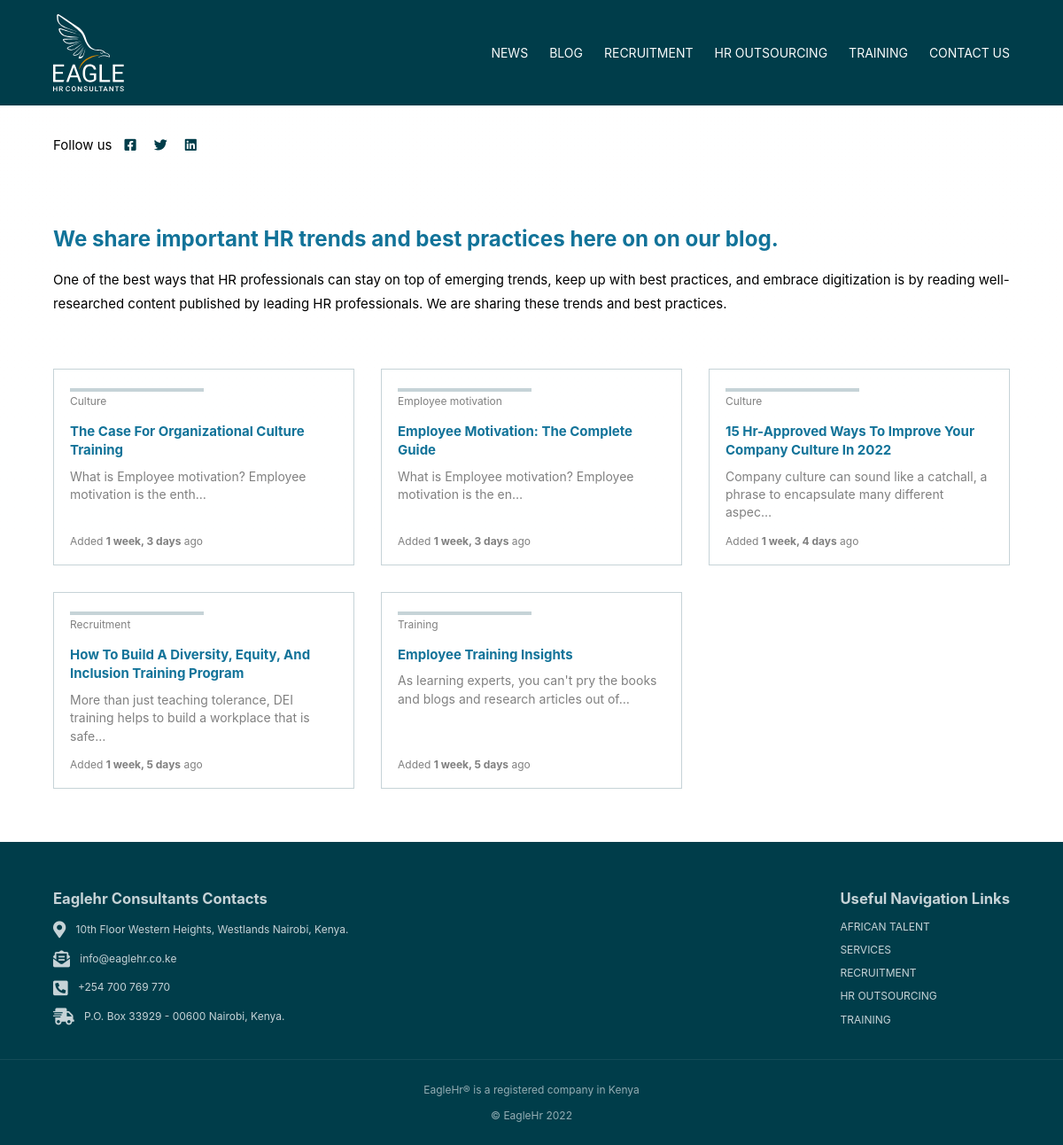
Screenshot of /blog/ with the database file from the repository.
### blogs/models.py (models this page shows, shortened)
class Blogs(models.Model):
    category = models.ForeignKey(Category, on_delete=models.CASCADE)
    title = models.CharField(max_length=255)
    content = RichTextField()
    slug = models.SlugField(max_length=255, unique=True)
    date_created = models.DateTimeField(auto_now_add=True)
    updated_on = models.DateTimeField(auto_now=True)
    author = models.ForeignKey(User, default=0,
                               on_delete=models.CASCADE)
    active = models.BooleanField(
        default=False, help_text='Select to publish this blog article. De-select to hide this blog article from displayed articles.')
    class Meta:
        ordering = ['-date_created', 'author']
        verbose_name_plural = 'Blogs'

class Category(models.Model):
    name = models.CharField(max_length=255)
    def __str__(self):
        return self.name
    class Meta:
        ordering = ['name']
        verbose_name_plural = 'Categories'

### blogs/views.py (the view)
# urls.py: path('', views.index, name='index'),
def index(request):
    context = {
        "title": f"Sharing sought after python and django tips and tricks for web development. Here to help you upskill your web development"}
    posts = Blogs.objects.all().filter(active=1)
    context["count"] = len(list(posts))
    context["object_list"] = posts
    return render(request, 'blogs/index.html', context)

### templates/blogs/index.html
{% extends "sitewide/base.html" %}
{% load static %}
{% block content %}
<div class="all-blogs width">
  <h1>We share important HR trends and best practices here on on our blog.</h1>
  <p>
    One of the best ways that HR professionals can stay on top of emerging trends, keep up with best practices, and embrace digitization is by reading well-researched content published by leading HR professionals. We are sharing these trends and best practices.
  </p>
  <div class="blogs-container">
    {% for post in object_list %}
        <article class="blog-article">
          <div class="blog-category"><span class="blog-category">{{ post.category }}</span></div>
          <a href="{{ post.slug }}"><h2>{{ post.title | safe | title }}</h2></a>
          <div class="blog-content"><span>{{ post.content | safe | truncatechars:91 | striptags }}</span></div>
          <div class="blog-added-date">
              <div>
                <span class="blog-date">Added <strong>{{ post.date_created | timesince }}</strong> ago</span>
              </div>
          </div>
        </article>
    {% endfor %}
  </div>
</div>
{% endblock content %}

### static/css/styles.css (style rules this page uses)
:root { --primary: #003d4a; --muted-primary: #c6d3d7; --muted-primary2: #003e4d0f; --dark: #1e2329; --danger: #e41818; --success: #27ce63; --notification: #678d8e; --secondary: #db8c00; --third: #11966e; --fourth: #127399; --five: #f5e2c4; --white: #fff; --links: #262626; --margin-top: 4rem; }
* { box-sizing: border-box; margin: 0; }
h1, h2, h3, h4, h5, h6, p, li { margin: revert; }
html, body { height: 100%; font-family: -apple-system, BlinkMacSystemFont, "Segoe UI", Roboto, Oxygen, Ubuntu, Cantarell, "Open Sans", "Helvetica Neue", sans-serif; -webkit-font-smoothing: antialiased; -moz-osx-font-smoothing: grayscale; background: linear-gradient( 180deg, rgba(255, 252, 252, 0.026) 0%, rgba(255, 255, 255, 0.021) 51% ); color: #000; font-size: 15px; }
a { text-decoration: none; color: var(--secondary); }
h1, h2, h3, h4 { line-height: 1.375; color: var(--fourth); }
p, li { line-height: 1.8; }
h1 { font-size: 1.5125rem; }
h2 { font-size: 1.3125rem; }
.width { width: 90%; max-width: 1100px; margin: auto; }
.all-blogs { margin-top: var(--margin-top) !important; margin-bottom: var(--margin-top) !important; }
.blogs-container { display: grid; grid-template-columns: 1fr; margin-top: var(--margin-top); gap: 1.5rem; }
.blog-article { padding: 1.2rem; border: 1px solid var(--muted-primary); display: flex; flex-direction: column; }
.blog-article span { font-size: 12px; color: gray; }
.blog-added-date { display: inline-block; margin-top: auto; }
.blog-content { margin-bottom: 12px; font-size: 16px; }
.blog-content span { font-size: 14px; line-height: 1.375; }
.blog-article .blog-category span::before { content: ""; background-color: var(--muted-primary); display: block; margin-top: 3px; width: 50%; height: 4px; }
.blog-article h2 { font-size: 15px; margin: 0; margin-top: 15px; margin-bottom: 8px; }
@media (min-width: 520px) { .blogs-container { grid-template-columns: 1fr 1fr; gap: 1.2rem; } }
@media (min-width: 848px) { h1, h2, h3 { line-height: 1.4475; margin-top: 8px; margin-bottom: 12px; } }
@media (min-width: 848px) { h1 { font-size: 1.6125rem; } }
@media (min-width: 848px) { .blogs-container { display: grid; grid-template-columns: 1fr 1fr 1fr; gap: 2rem; } }

### rows the page displays
Blogs: category "Culture", title "The Case For Organizational Culture Training", content "What is Employee motivation? Employee motivation is the enth…", date_created "1 week, 3 days"
Blogs: category "Employee motivation", title "Employee Motivation: The Complete Guide", content "What is Employee motivation? Employee motivation is the en…", date_created "1 week, 3 days"
Blogs: category "Culture", title "15 Hr-Approved Ways To Improve Your Company Culture In 2022", content "Company culture can sound like a catchall, a phrase to encapsulate many different aspec…", date_created "1 week, 4 days"
Blogs: category "Recruitment", title "How To Build A Diversity, Equity, And Inclusion Training Program", content "More than just teaching tolerance, DEI training helps to build a workplace that is safe…", date_created "1 week, 5 days"
Blogs: category "Training", title "Employee Training Insights", content "As learning experts, you can't pry the books and blogs and research articles out of…", date_created "1 week, 5 days"
